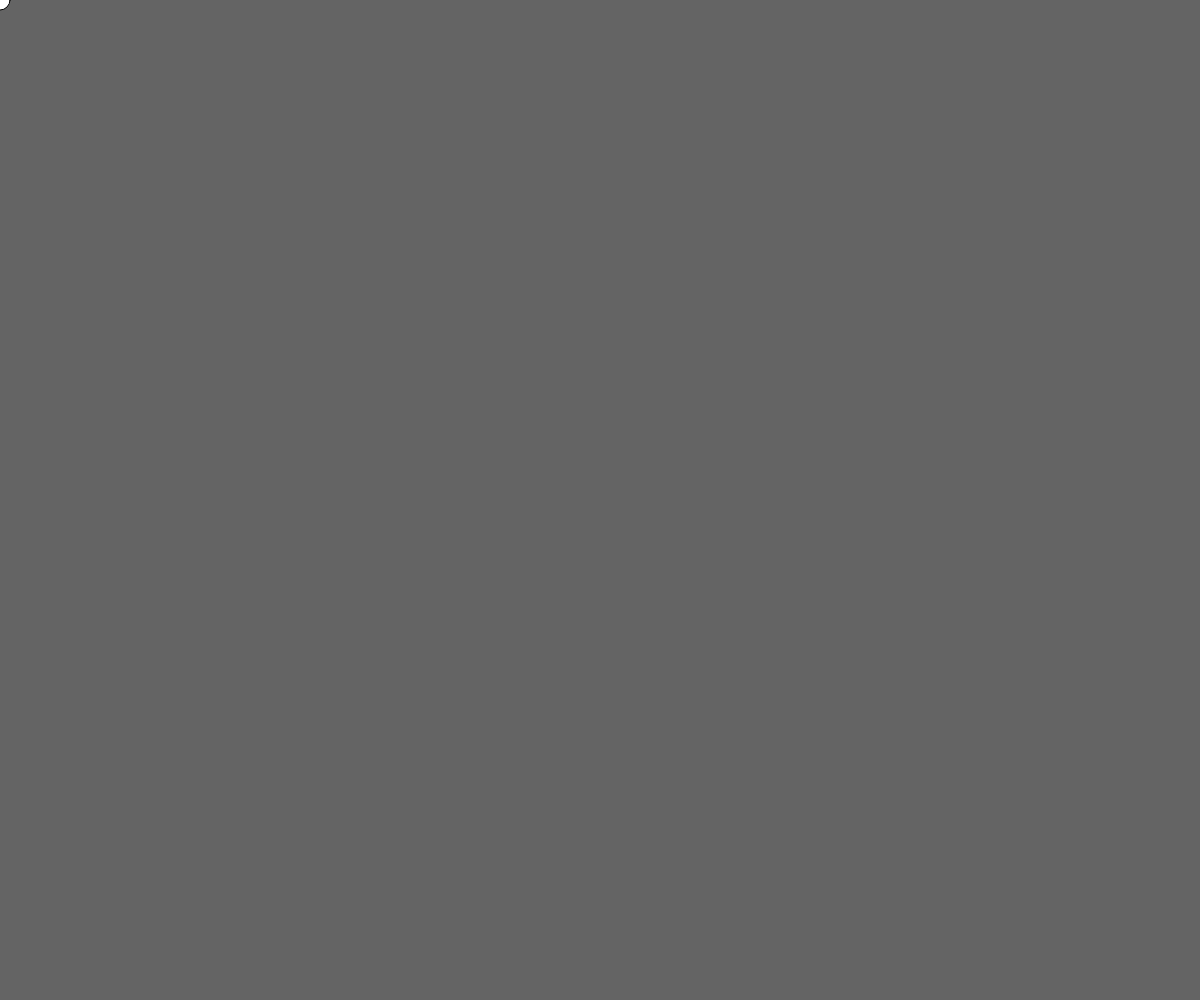
Frame 1 (no input)
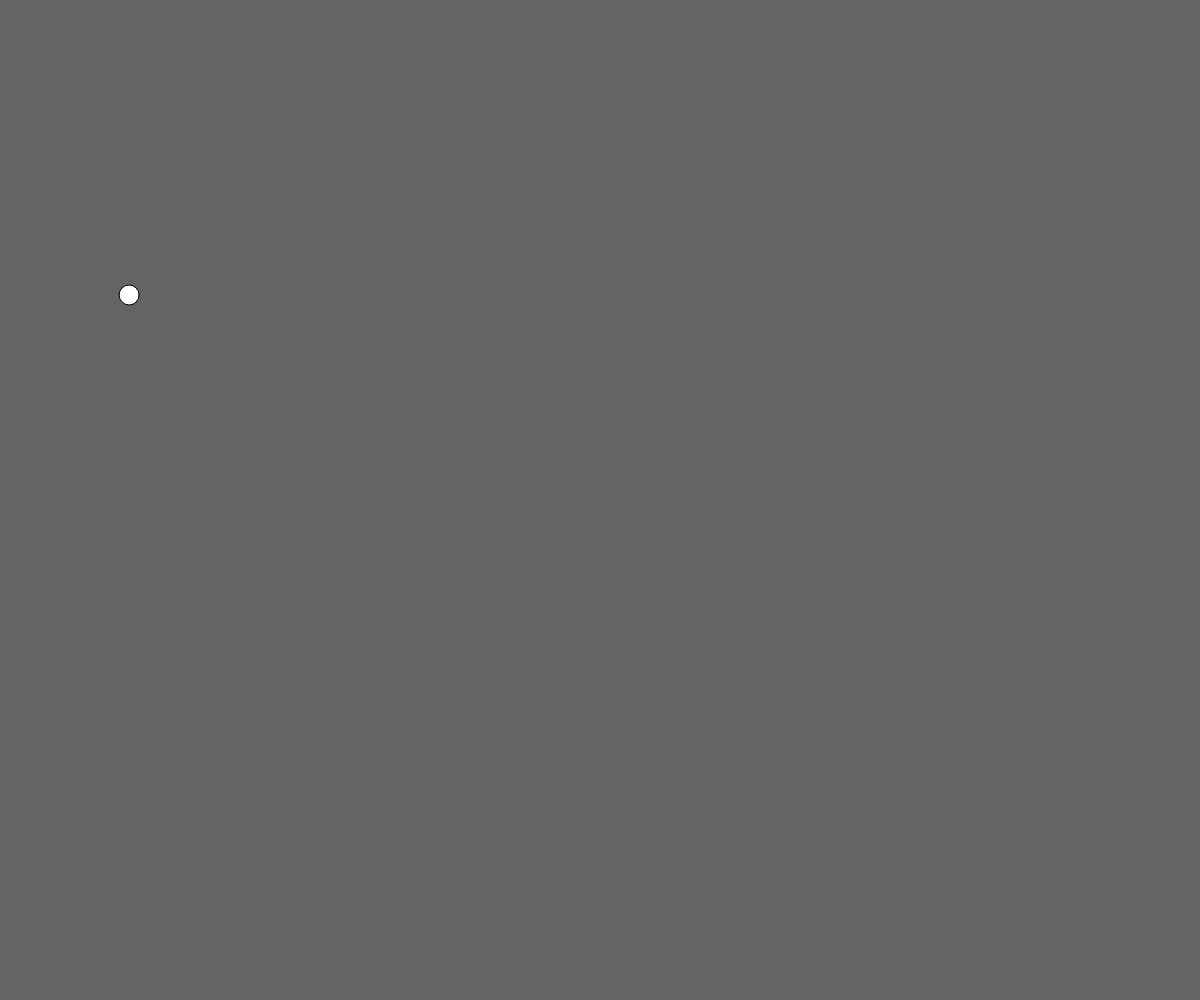
Frame 60 (no input)
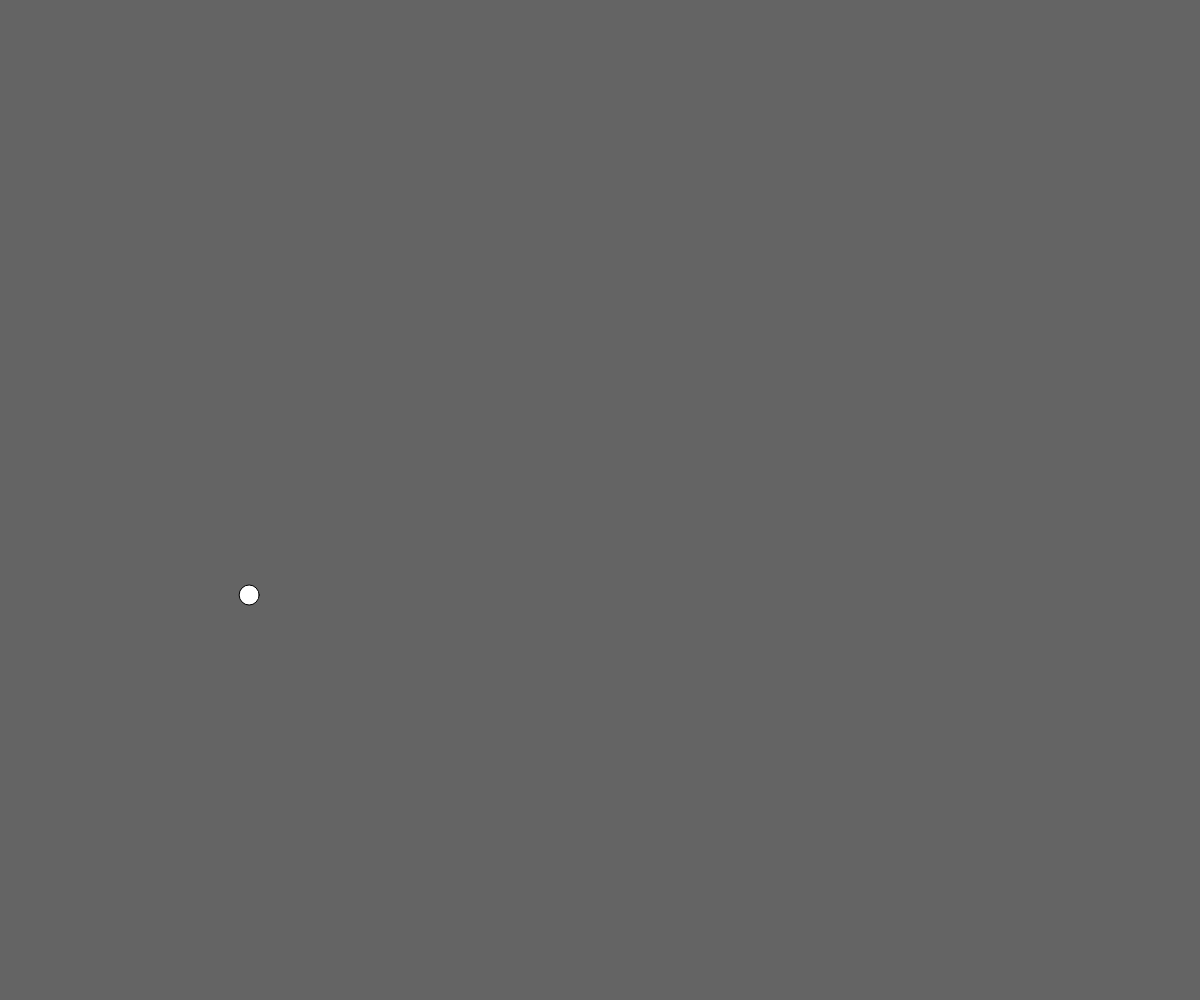
Frame 120 (the mouse pressed at the canvas centre since frame 60)

The p5.js sketch that drew these frames (run headless with seeded random() and noise() and a simulated clock; from frame 60 on, the mouse is pressed at the canvas centre):

// p5.js sketch
// ── sketch.js
var x = 0;
var y = 0;
var vx = 0;
var vy = 5;

function setup() {
  createCanvas(windowWidth, windowHeight); 
  background(100);  
} 

function draw() {
	background(100);
	ellipse(x, y, 20, 20);
	x += vx;
	y += vy;

  if(x > windowWidth - 20) {
    console.log('X軸最大');
    vx = -2;
  }

  if(x < 20) {
    console.log('X軸最小');
    vx = +2;
  }


	if(y > windowHeight - 20) {
    console.log('Y軸最大');
    vy = -5; 
    vx = -(Math.random() * 10);
  } 

  if(y < 20) {
    console.log('Y軸最小');
    vy = 5; 
    vx = +(Math.random() * 10);
  } 

}
